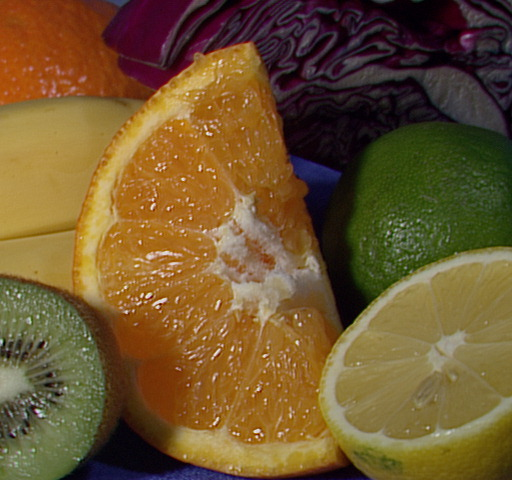
//> input picture ccd/src/fruits.jpg, 512 x 480 px
$ ./draw fruits.jpg   (built with g++ and OpenCV 4)
//> lines starting //> are read from the running program, lines starting //| are printed output that depends on the picture; after the words box and inside, x2 and y2 are one past the last pixel; in counts of white or black regions, pixels touching at a corner belong together
#include "opencv/cv.h"
#include "opencv/highgui.h"

int main( int argc, char** argv )
{
    IplImage* src;
    // the first command line parameter must be file name of binary
    // (black-n-white) image
    if( argc == 2 && (src=cvLoadImage(argv[1], 0))!= 0)
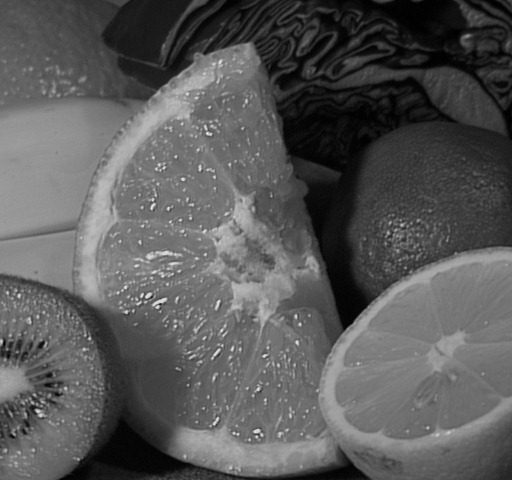
//> src: 480 rows x 512 cols, CV_8UC1; min 0, max 238, mean 88.7
    {
        IplImage* dst = cvCreateImage( cvGetSize(src), 8, 3 );
        CvMemStorage* storage = cvCreateMemStorage(0);
        CvSeq* contour = 0;

        cvThreshold( src, src, 1, 255, CV_THRESH_BINARY );
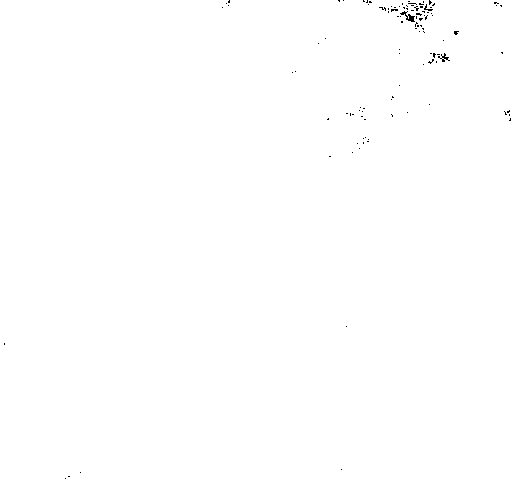
//> src: 480 rows x 512 cols, CV_8UC1; 99.8% white; black in thin lines or dots
        cvNamedWindow( "Source", 1 );
        cvShowImage( "Source", src );

        cvFindContours( src, storage, &contour, sizeof(CvContour),
           CV_RETR_CCOMP, CV_CHAIN_APPROX_SIMPLE );
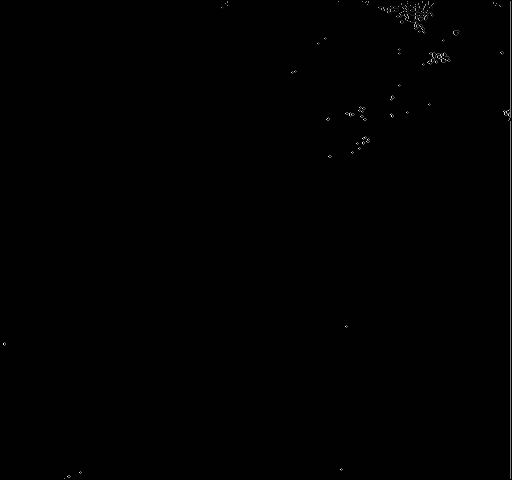
//> src: 480 rows x 512 cols, CV_8UC1; min 0, max 244, mean 1.5
//> contour = 1 contour; box (x1, y1, x2, y2) and area: (1, 1, 511, 479) 242753
        cvZero( dst );

        for( ; contour != 0; contour = contour->h_next )
        {
            CvScalar color = CV_RGB( rand()&255, rand()&255, rand()&255 );
            /* replace CV_FILLED with 1 to see the outlines */
            cvDrawContours( dst, contour, color, color, -1, 1, 8 );
        }
//> this loop made 1 pass
//> pass 1, `cvDrawContours( dst, contour, color, color, -1, 1, 8 );`:
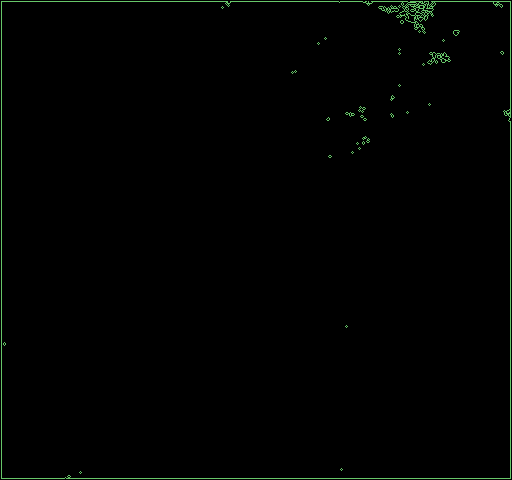
//> dst: 480 rows x 512 cols, CV_8UC3; mean B, G, R 1.2, 2.2, 1.1
//> after the loop, contour = 0 contours

        cvNamedWindow( "Components", 1 );
        cvShowImage( "Components", dst );
        cvWaitKey(0);
    }
}
